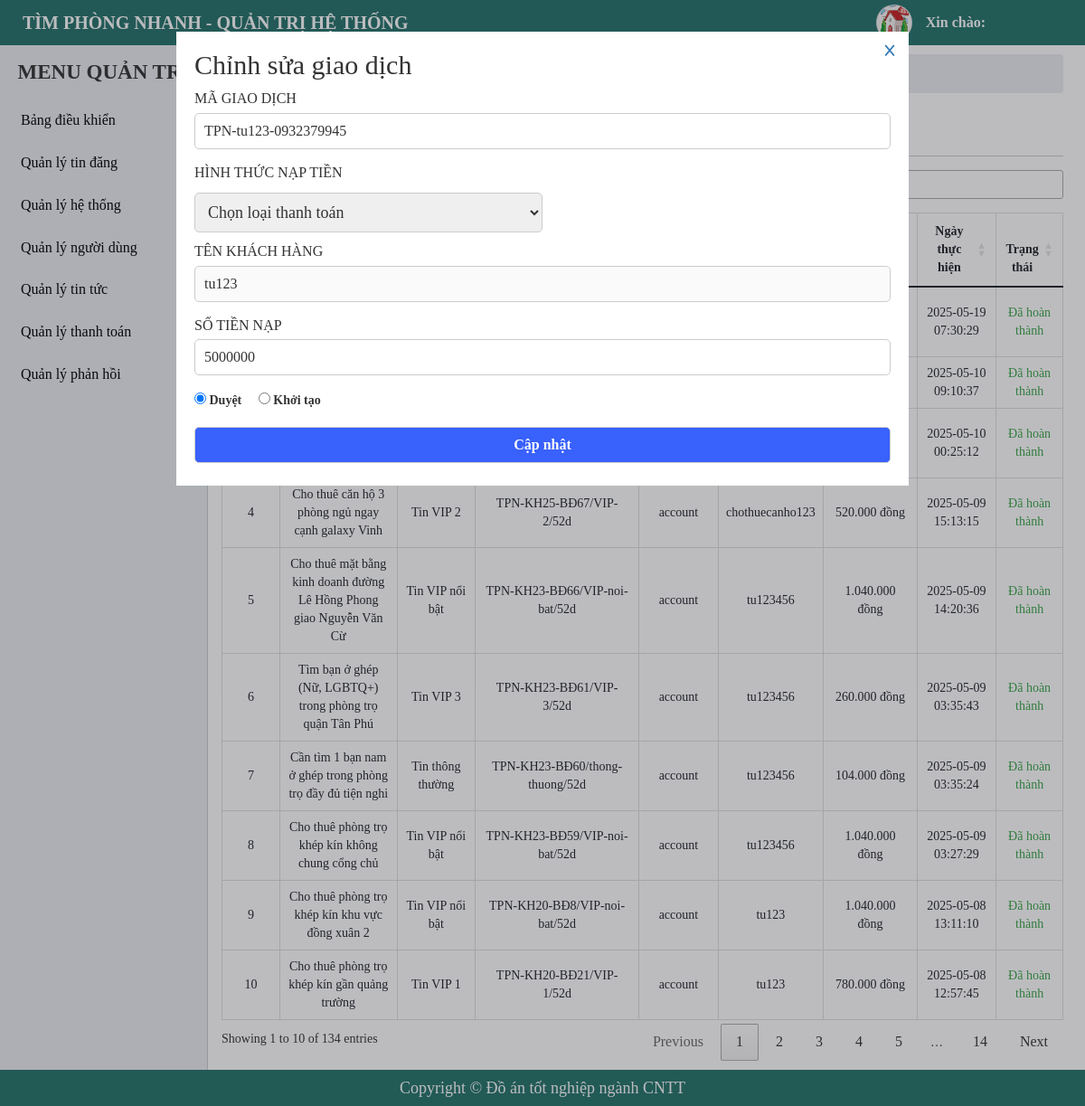
Screenshot of /admin/payment-history-manager.php?id=1 with the database file from the repository.
### tables this page shows
CREATE TABLE `tbl_payment_history` (
  `id` bigint(20) NOT NULL,
  `id_rooms` bigint(20) NOT NULL,
  `pay_code` varchar(255) DEFAULT NULL,
  `pay_price` varchar(255) DEFAULT NULL,
  `payments` varchar(255) DEFAULT NULL,
  `pay_status` tinyint(4) NOT NULL DEFAULT 0,
  `expired` tinyint(4) NOT NULL DEFAULT 0,
  `user_id` bigint(20) NOT NULL,
  `news_type_id` bigint(20) NOT NULL,
  `created_at` timestamp NOT NULL DEFAULT current_timestamp()
);

CREATE TABLE `tbl_rooms` (
  `id` bigint(20) NOT NULL,
  `name` varchar(255) NOT NULL,
  `slug` varchar(255) NOT NULL,
  `city_id` bigint(20) NOT NULL,
  `district_id` bigint(20) NOT NULL,
  `ward_id` bigint(20) NOT NULL,
  `street` varchar(255) NOT NULL,
  `apartment_number` varchar(255) NOT NULL COMMENT 'số nhà',
  `price` bigint(20) NOT NULL COMMENT 'giá',
  `area` bigint(20) NOT NULL COMMENT 'diện tích',
  `contents` longtext NOT NULL,
  `image_logo` varchar(255) NOT NULL,
  `news_type_id` bigint(20) NOT NULL COMMENT 'loại tin',
  `time_start` datetime NOT NULL,
  `time_stop` datetime NOT NULL,
  `subject` varchar(255) NOT NULL COMMENT 'đối tượng thuê',
  `status` tinyint(4) NOT NULL DEFAULT 1,
  `user_id` bigint(20) NOT NULL,
  `category_id` bigint(20) NOT NULL,
  `created_ad` timestamp NOT NULL DEFAULT current_timestamp(),
  `updated_ad` timestamp NOT NULL DEFAULT current_timestamp()
);

CREATE TABLE `tbl_new_type` (
  `id` bigint(20) NOT NULL,
  `name_type` varchar(255) NOT NULL,
  `slug` varchar(255) NOT NULL,
  `price` bigint(20) NOT NULL,
  `status` tinyint(4) NOT NULL DEFAULT 1,
  `created_at` timestamp NOT NULL DEFAULT current_timestamp(),
  `update_ad` timestamp NOT NULL DEFAULT current_timestamp()
);

CREATE TABLE `tbl_user` (
  `id` bigint(20) NOT NULL,
  `fullname` varchar(255) NOT NULL,
  `username` varchar(255) NOT NULL,
  `password` varchar(255) NOT NULL,
  `email` varchar(255) NOT NULL,
  `phone` varchar(255) NOT NULL,
  `zalo` varchar(255) DEFAULT NULL,
  `address` varchar(255) DEFAULT NULL,
  `facebook` varchar(255) DEFAULT NULL,
  `avatar` varchar(255) DEFAULT NULL COMMENT 'ảnh đại diện',
  `balance` bigint(255) DEFAULT 0 COMMENT 'Số dư',
  `status` tinyint(4) NOT NULL DEFAULT 1 COMMENT 'trạng thái',
  `created_at` timestamp NOT NULL DEFAULT current_timestamp(),
  `created_ad` timestamp NOT NULL DEFAULT current_timestamp()
);

CREATE TABLE `tbl_deposit_money` (
  `id` int(20) NOT NULL,
  `pay_code` varchar(255) NOT NULL,
  `pay_price` bigint(20) NOT NULL,
  `payments` varchar(255) NOT NULL,
  `user_id` bigint(20) NOT NULL,
  `status` tinyint(4) NOT NULL DEFAULT 0,
  `created_at` timestamp NOT NULL DEFAULT current_timestamp()
);

### admin/payment-history-manager.php (the view, shortened to what this page needs)
<?php
    include './include/connect.php';
    $queryPayHis = $conn->prepare("SELECT his.*, r.name as name_post, us.username, typ.name_type FROM tbl_payment_history his JOIN tbl_rooms r on r.id = his.id_rooms JOIN tbl_user us on us.id = his.user_id JOIN tbl_new_type typ on typ.id = his.news_type_id WHERE his.pay_status = 1 ORDER BY his.created_at DESC");
    $queryPayHis->execute();
    $resultsPayHis = $queryPayHis->fetchAll(PDO::FETCH_OBJ);
    $updateId = isset($_GET['id'])?$_GET['id']:'';
    if($updateId){
        $queryUpdate = $conn->prepare("SELECT dep.*, us.username FROM tbl_deposit_money dep JOIN tbl_user us ON us.id = dep.user_id WHERE dep.id = $updateId");
        $queryUpdate->execute();
        $resultsUpdate = $queryUpdate->fetch(PDO::FETCH_OBJ);
    }
?>
<!DOCTYPE html>
<html lang="en">
<head>
    <?php include('include/link-css.php');?>
</head>
<body>
    <?php
     include('include/header.php');
    ?>
    <div id="main">
        <?php
        include('include/sidebar.php');
        ?>
        <div id="main-right">
            <nav aria-label="breadcrumb">
                <ol class="breadcrumb">
                    <li class="breadcrumb-item"><a href="#">Trang quản trị</a></li>
                    <li class="breadcrumb-item"><a href="#">Quản lý hệ thống</a></li>
                    <li class="breadcrumb-item active" aria-current="page">Quản lý thanh toán</li>
                </ol>
            </nav>
            <section class="main-right-title">
                <div class="form-title">
                    <h1>Quản lý thanh toán</h1>
                </div>
            </section>
            <div class="main-right-table">
                <table class="table table-bordered table-post-list" id = "table-manage">
                    <thead>
                        <tr>
                            <th style="width: 3%;" >STT</th>
                            <th style="width: 15%;" >Tên bài đăng</th>
                            <th style="width: 10%;" >Loại tin</th>
                            <th style="width: 22%;" >Mã giao dịch</th>
                            <th style="width: 10%;" >Hình thức</th>
                            <th style="width: 10%;" >Khách hàng</th>
                            <th style="width: 12%;" >Số tiền</th>
                            <th style="width: 10%;" >Ngày thực hiện</th>
                            <th style="width: 8%;" >Trạng thái</th>
                        </tr>
                    </thead>
                    <tbody >
                        <?php foreach ($resultsPayHis as $key => $value) { ?>
                            <tr>
                                <td><?php echo $key+1 ?></td>
                                <td>
                                    <p><?php echo $value -> name_post ?></p>
                                </td>
                                <td>
                                    <p><?php echo $value -> name_type ?></p>
                                </td>
                                <td>
                                    <p><?php echo $value -> pay_code ?></p>
                                </td>
                                <td>
                                    <p><?php echo $value ->payments ?></p>
                                </td>
                                <td>
                                    <p><?php echo $value -> username ?></p>
                                </td>
                                <td>
                                <div class="post_price">
                                        <?php
                                            $tien = (int) $value->pay_price;
                                            $bien = number_format($tien,0,",",".");
                                            echo $bien." đồng";
                                        ?>
                                    </div>
                                </td>
                                <td>
                                    <p><?php echo $value -> created_at ?></p>
                                </td>
                                <td>
                                    <?php if( $value -> pay_status == 1){ ?>
                                        <p style = "color: #37a344;" >Đã hoàn thành</p>
                                    <?php }else{ ?>
                                        <p style = "color: red;">Khởi tạo</p>
                                    <?php } ?>
                                </td>
                            </tr>
                        <?php } ?>
                    </tbody>
                </table>
            </div>
        </div>
        <?php if(isset($_GET['id'])){?>
        <div class="form-act form-animation" style ="display: block;">
            <div class="form-act-edit">
                <div class="form-close">
                    <a href="./deposit-money-manager.php"><i class="fa-solid fa-x"></i></a>
                </div>
                <form action="" method="post">
                    <h2>Chỉnh sửa giao dịch</h2>
                    <div class="form-contact form-validator ">
                        <lable class="contact-title">Mã giao dịch</lable>
                        <input type="text" name="pay_code"  id="pay_code" value = "<?php echo $resultsUpdate->pay_code ?>">
                    </div>
                    <div class="form-contact form-validator ">
                        <p class="contact-title">Hình thức nạp tiền</p>
                        <select  class="autobox form-focus boder-ra-5" name = "payments" id="payments" style="width: 50% ">
                            <option value="">Chọn loại thanh toán</option>
                        </select>
                    </div>
                    <div class="form-contact form-validator ">
                        <lable class="contact-title">Tên khách hàng</lable>
                        <input type="text" name="username"  id="username"  value = "<?php echo $resultsUpdate->username ?>" disabled>
                    </div>
                    <div class="form-contact form-validator ">
                        <lable class="contact-title">Số tiền nạp</lable>
                        <input type="number" name="price"  id=""  value = "<?php echo $resultsUpdate->pay_price ?>">
                    </div>
                    <div class="status" style = "margin-top: 10px;">
                        <label style = "margin-right: 15px;">
                            <input type="radio" name="status" id="" value ="1" <?php if($resultsUpdate->status == 1) echo  "checked = 'Checked'" ?>> Duyệt
                        </label>
                        <label>
                            <input type="radio" name="status" value ="0" <?php if($resultsUpdate->status == 0) echo  "checked = 'Checked'" ?> id="" > Khởi tạo
                        </label>
                    </div>
                    <div class="form-contact form-validator" id = "btn-submit">
                        <input type="submit" name ="update-form" value="Cập nhật" class="btn update-form " id = "update-form">
                    </div>
                </form>
            </div>
        </div>
        <?php }?>
    </div>
    <?php include('include/footer.php');?>
</body>
</html>

### admin/css/style.css (style rules this page uses)
* { margin: 0; padding: 0; box-sizing: border-box; font-family: "MS Mincho"; }
a, a:hover { text-decoration: none; transition: all 0.3s ease-in-out 0s; -moz-transition: all 0.3s ease-in-out 0s; -o-transition: all 0.3s ease-in-out 0s; -webkit-transition: all 0.3s ease-in-out 0s; -ms-transition: all 0.3s ease-in-out 0s; }
.btn { height: 40px; border-radius: 5px; border: 1px solid #3961fb; background: #3961fb; font-weight: 700; color: #fff; display: inline-flex; align-items: center; justify-content: center; text-decoration: none; cursor: pointer; padding: 0 10px; margin: 5px 0; }
body { height: 100%; }
#main-right { padding: 60px 24px 50px 245px; }
#main-right .breadcrumb { background-color: #eaecef; padding: 10px 20px; margin-bottom: 0; }
#main-right li, #main-right a { font-size: 16px; }
.main-right-title { display: flex; justify-content: space-between; border-bottom: 1px solid #ccc; margin-bottom: 15px; }
.form-title { margin: 15px 0; }
.form-title h1 { font-weight: 700; }
#main-right .table-bordered th, .table-bordered td { text-align: center; font-size: 14px; }
.main-right-table .table-post-list { border-collapse: collapse; }
.table-post-list td { vertical-align: middle !important; white-space: normal; }
.form-act { position: fixed; top: 0; bottom: 0; right: 0; left: 0; background-color: rgba(33, 33, 45, 0.3); z-index: 999; display: none; }
.form-act-edit { margin-top: 35px; padding: 20px; width: 810px; background-color: rgba(255, 255, 255, 1); position: relative; left: 50%; transform: translate(-50%); }
.form-close { position: absolute; top: 0; right: 0; cursor: pointer; padding: 12px; }
.form-close i { width: 18px; height: 18px; line-height: 18px; text-align: center; }
.form-contact { margin-top: 10px; }
.form-contact .contact-title { font-size: 16px; text-transform: uppercase; margin: 10px 0; }
.form-contact input { font-size: 16px; width: 100%; height: 40px; border-radius: 5px; padding: 0 10px; border: 1px solid #ccc; outline-color: #41ff00; margin: 4px 0 5px; }
.form-contact select { width: 50%; border: 1px solid #ccc; border-radius: 5px; padding: 10px; font-size: 18px; outline: none; }
.boder-ra-5 { border: 1px solid #ccc; border-radius: 5px; }

### rows the page displays
tbl_payment_history: created_at "2025-05-19 07:30:29", pay_status "Đã hoàn thành"
tbl_payment_history: created_at "2025-05-10 09:10:37", pay_status "Đã hoàn thành"
tbl_payment_history: created_at "2025-05-10 00:25:12", pay_status "Đã hoàn thành"
tbl_payment_history: id_rooms.name "Cho thuê căn hộ 3 phòng ngủ ngay cạnh galaxy Vinh", news_type.name_type "Tin VIP 2", pay_code "TPN-KH25-BĐ67/VIP-2/52d", payments "account", user.username "chothuecanho123", pay_price "520.000", created_at "2025-05-09 15:13:15", pay_status "Đã hoàn thành"
tbl_payment_history: id_rooms.name "Cho thuê mặt bằng kinh doanh đường Lê Hồng Phong giao Nguyễn Văn Cừ", news_type.name_type "Tin VIP nổi bật", pay_code "TPN-KH23-BĐ66/VIP-noi-bat/52d", payments "account", user.username "tu123456", pay_price "1.040.000", created_at "2025-05-09 14:20:36", pay_status "Đã hoàn thành"
tbl_payment_history: id_rooms.name "Tìm bạn ở ghép (Nữ, LGBTQ+) trong phòng trọ quận Tân Phú", news_type.name_type "Tin VIP 3", pay_code "TPN-KH23-BĐ61/VIP-3/52d", payments "account", user.username "tu123456", pay_price "260.000", created_at "2025-05-09 03:35:43", pay_status "Đã hoàn thành"
tbl_payment_history: id_rooms.name "Cần tìm 1 bạn nam ở ghép trong phòng trọ đầy đủ tiện nghi", news_type.name_type "Tin thông thường", pay_code "TPN-KH23-BĐ60/thong-thuong/52d", payments "account", user.username "tu123456", pay_price "104.000", created_at "2025-05-09 03:35:24", pay_status "Đã hoàn thành"
tbl_payment_history: id_rooms.name "Cho thuê phòng trọ khép kín không chung cổng chủ", news_type.name_type "Tin VIP nổi bật", pay_code "TPN-KH23-BĐ59/VIP-noi-bat/52d", payments "account", user.username "tu123456", pay_price "1.040.000", created_at "2025-05-09 03:27:29", pay_status "Đã hoàn thành"
tbl_payment_history: id_rooms.name "Cho thuê phòng trọ khép kín khu vực đồng xuân 2", news_type.name_type "Tin VIP nổi bật", pay_code "TPN-KH20-BĐ8/VIP-noi-bat/52d", payments "account", user.username "tu123", pay_price "1.040.000", created_at "2025-05-08 13:11:10", pay_status "Đã hoàn thành"
tbl_payment_history: id_rooms.name "Cho thuê phòng trọ khép kín gần quảng trường", news_type.name_type "Tin VIP 1", pay_code "TPN-KH20-BĐ21/VIP-1/52d", payments "account", user.username "tu123", pay_price "780.000", created_at "2025-05-08 12:57:45", pay_status "Đã hoàn thành"
tbl_deposit_money: pay_code "TPN-tu123-0932379945", username "tu123", price "5000000", status "☑ Duyệt", status "☐ Khởi tạo"
